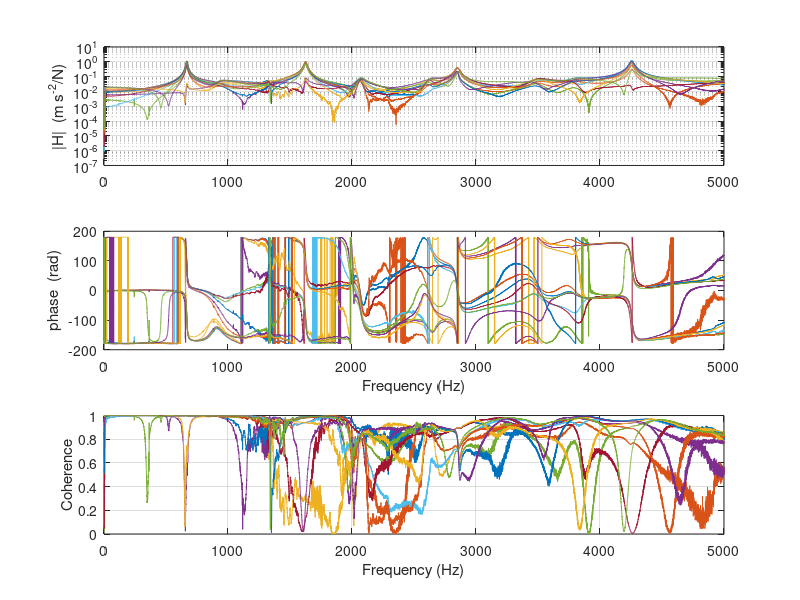

The MATLAB source for this figure: (Note: this script raises an error after producing the figure.)
% Part B - 1st Assignment - Dynamics
clc;
clear all;
close all;

%% 1) Identify the Modal Parameters (Natural Frequencies, Damping Ratios, and Mode Shapes) -> first two axial modes
% Load the data

df = 0.333; % Resolution (Hz)
%cd 'D:\Origins\Polimi\ADMS (Advance Dynamics of Mechanical Systems)\Assignments\First\Prat B';
d = load ("Data.mat");
freq = d.freq;
frf = d.frf;
cohe = d.cohe;

% Ploting the experimental data
H   = cell(1,12);          % pre-allocate cell array
mag = cell(1,12);
Co = cell(1,12);

figure ('Name','Original Data'); % Opening the figure to draw
for i = 1 : 12
    H {i} = frf (:,i);           % Complex FRF  (m/s^2/N)
    mag{i} = abs(H{i});
    Co {i} = cohe (:,i);
    
    % Ploting the FRF
    subplot (3,1,1), semilogy(freq, abs(H{i}));
    hold on;
    ylabel('|H|  (m s^{-2}/N)'), grid on

    % Ploting the Phase
    subplot (3,1,2), plot(freq, rad2deg(angle(H{i})));
    hold on;
    ylabel('phase  (rad)'), xlabel('Frequency (Hz)')

    % Ploting the Coherrence
    subplot(3,1,3), plot(freq, Co {i});
    hold on;
    xlabel('Frequency (Hz)'), ylabel('Coherence'), ylim([0 1]), grid on
end


%% Calculating the estimated part
% Add points depending on preferences
points = frf;
F_resp = d.freq;
n_modes = 2;
n_samples = length(frf(1,:));
F_resp_size = size (points,1);
FRFs = zeros (n_samples, F_resp_size);
f_ranges = {};

FRFs = points.'; 

% Initial guesses (may change implementation)
% These are independent of n_samples
fnGuess   = [670, 1610];                % Hz
w_guess   = 2*pi*fnGuess;        % rad/s

zeta_guess = 0.006;

% These are 1 per sample
A_guess = 0.08;
Rl_guess = 0;
Rh_guess = 0;

% Estimate Parameters
p1 = repmat([A_guess, Rl_guess, Rh_guess], 1, n_samples);

f1 = [1, 1300]; % Hz
f2 = [850, 1800]; % Hz

for i=1:n_modes
    p0(i, :) = [w_guess(i), zeta_guess, p1];
    nPar (i) = numel(p0(i, :));

end

lb   = -Inf(1,nPar(1));      ub =  Inf(1,nPar(1));   % full length
lb(1) =   0;              ub(1) =  Inf;        % w_i  ≥ 0
lb(2) =   0;              ub(2) =  0.30;       % 0  ≤ ζ ≤ 0.30 (example)


% lb(4:3:end) = -1e-0; ub(4:3:end) =  1e-0;     % Rl constrained
% lb(5:3:end) = 0;  ub(5:3:end) = 0;  % Lock Rh = 0

opts = optimoptions('lsqnonlin','Display','iter');
for i= 1:n_modes
    p_est(i, :) = lsqnonlin(@(p)errfunc(FRFs,f1(i) ,f2(i) ,F_resp,p), ...
                  p0 (i, :), lb, ub, opts);
end

%% From here
Gnum_jki = {};

for i =1: n_modes
    % Searching for the closest frequency points to the margines
    [~, idx_f1(i)] = min(abs(F_resp - f1(i)));
    [~, idx_f2(i)] = min(abs(F_resp - f2(i)));
    
    Gnum = zeros(1, length(F_resp));
    Gnum_jk = zeros(n_samples, length(F_resp));

    % Estimated w_nat and zeta
    w_i_est    = p_est(i, 1);
    zeta_i_est = p_est(i, 2);
    
    for f = 1:length(F_resp)
        freq = F_resp(f);
        omega = 2*pi*freq;
        for idx_r = 1:n_samples
            r = 3 + 3*(idx_r-1);
            % Sample dependent parameters
            A_i_est   = p_est(i, r);
            Rl_est    = p_est(i, r+1);
            Rh_est    = p_est(i, r+2);
    
            Gnum_jk(idx_r, f) = freq_resp_numerical(omega, w_i_est, zeta_i_est, A_i_est, ...
            Rl_est, Rh_est);
        end
    end
    Gnum_jki{i} = Gnum_jk;
end

%% 2) Check the quality of the identification comparing the identified FRFs and the experimental ones.
Rls = p_est(4:3:end);
Rhs = p_est(5:3:end);

for i = 1:n_samples
    Magg = abs(H{i});
    % Plot magnitude for point i
    figure (i);
    subplot(2,1,1);
    semilogy(F_resp, Magg, 'b', 'LineWidth', 1.5); % Experimental magnitude
    grid on;
    hold on;

    % Plot phase
    subplot(2,1,2);
    plot(F_resp, rad2deg(angle(H{i})), 'LineWidth', 1.5);  % Experimental Phase
    grid on;
    hold on;%  Experimental
    
    % Semilogy(F_resp, abs(Gnum),'or');
    for g = 1:n_modes
        w = p_est(g, 1);
        f_search = w/(2*pi);

        [~, idx_w_nat] = min(abs(F_resp - f_search));
        marg = 500;
        i1 = idx_w_nat - marg;
        i2 = idx_w_nat + marg;
  

        % Select cell corresponding to correct mode estimation
        Gnums = Gnum_jki{g};
        Gnumm = Gnums(i,:);
        
        subplot(2,1,1);
        semilogy(F_resp(i1:i2), abs(Gnumm(i1:i2)),'or'); % Estimated magnitude
        xlabel('Frequency (Hz)');
        %xlim([3 6]);
        %ylim([1e-4 1e-1]);
        ylabel('|G| (m/N)');
        
        subplot(2,1,2);
        % plot(F_resp, rad2deg(angle(Gnum)),'or');
        plot(F_resp(i1:i2), rad2deg(angle(Gnumm(i1:i2))),'or'); % Estimated Phase
        % ylim([-270 270])
        xlabel('Frequency (Hz)');
        % xlim([3 6]);
        ylabel('Phase (rad)');
            
    end
end


%% Part 3: Plot a diagram showing the identified mode shapes with the indication of the corresponding natural frequencies and damping ratios.
% Measuring grid with regular angular spacing of 15°   -> define an angular spatial domain 
% Polar symmetry of the system                         -> Polarplot Matlab function

for g = 1: n_modes
    for i = 1: n_samples; theta1(i) = 15 * (2*pi/360) *(i-1); theta2(i) = 15 * (2*pi/360)*(i + n_samples); end   % Defining the 12th theta
    for i = 1: n_samples; rho1 (i) = p_est (g, 3*i); end           % Having the A values!
    M = max (abs(rho1));
    rho1 = rho1./M;
    rho2 = flip(rho1); % Normalizing by the maximum one

    rho1 = rho1 + 10*ones(size(theta1));
    rho2 = rho2 + 10*ones(size(theta2));
    figure;
    polaraxes;
    polarplot (theta1, rho1,'or-', 'LineWidth',1.5);     % Ploting the diagram
    hold on;
    polarplot(theta2, rho2, 'ob-', 'LineWidth',1.5)
    
    theta = [theta1 theta2];
    
    hold on; % Adding the 
    % Add a dashed line to show the reference zero point
    polarplot(theta, 10*ones(size(theta)), 'k--', 'LineWidth', 1);
    ax = gca;
    ax.ThetaZeroLocation = 'bottom';
    ax.ThetaDir = 'counterclockwise';
    ax.ThetaTick = 0:15:360;
    %ax.RLim = [0, 5];
end


















%% Annex: Functions

function Gnum = freq_resp_numerical(omega, w_i, zeta_i, A_i, Rl, Rh)    
    i = sqrt(-1);
    resonant = A_i/(-omega^2 + i*2*zeta_i*w_i*omega + w_i^2);
    low_freq = Rl/omega^2;
    high_freq = Rh;

    Gnum = resonant + low_freq + high_freq;
end

function epsilon = errfunc(FRFs, f1, f2, F_resp, p)
    n = size(FRFs, 1);  % Number of sampled FRFs (rows)

    % Frequency range indices
    [~, idx_f1] = min(abs(F_resp - f1));
    [~, idx_f2] = min(abs(F_resp - f2));

    F = F_resp(idx_f1:idx_f2);  % Frequency vector in selected range
    m = length(F);              % Number of frequency points in range

    % Estimated global parameters
    w_i    = p(1);
    zeta_i = p(2);

    % Preallocate residual vector
    epsilon = zeros(2 * n * m, 1);
    idx = 1;

    for idx_r = 1:n
        r = 3 + 3*(idx_r - 1);

        % Extract sample-specific parameters
        A_i = p(r);
        Rl  = p(r + 1);
        Rh  = p(r + 2);

        % Extract and slice experimental FRF
        Gexp = FRFs(idx_r, idx_f1:idx_f2);
        scale = max(abs(Gexp));  % or norm(Gexp)

        for kk = 1:m
            f = F(kk);
            omega = 2 * pi * f;

            Gnum = freq_resp_numerical(omega, w_i, zeta_i, A_i, Rl, Rh);

            epsilon(idx)   = real(Gexp(kk) - Gnum)/scale;
            epsilon(idx+1) = imag(Gexp(kk) - Gnum)/scale;

            idx = idx + 2;
        end
    end
end








%% Block 2 Locate the first two axial modes (initial estimates)
%for i = 1:12                     % 12 response positions
%    Hcol  = frf(:,i);            % complex FRF column (vector)
 %   mag   = abs(Hcol);           % magnitude of that FRF
%
 %   % --- do your peak search on this column ------------------
  %  [pks,locs] = findpeaks(mag,'MinPeakProminence',1e-3);
   % % keep the two highest peaks below 1000 Hz
    %below1k    = freq(locs) <= 1000;
%    [~,order]  = sort(pks(below1k),'descend');
 %   top2Idx    = locs(below1k);
  %  top2Idx    = top2Idx(order(1:2));       % indices of the two peaks
   % fnGuess    = freq(top2Idx);             % f_n1(0), f_n2(0)
   % ResGuess   = Hcol(top2Idx);             % complex residues
    % ----------------------------------------------------------



    % … store fnGuess, ResGuess if you need them later
% end



